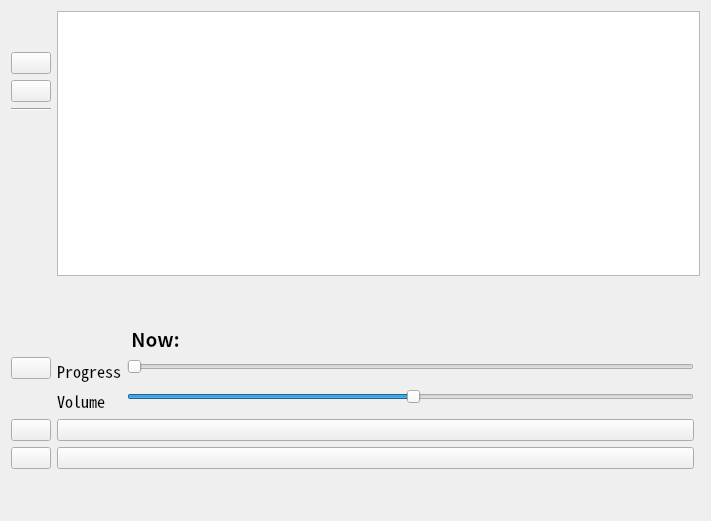
<?xml version="1.0" encoding="UTF-8"?>
<ui version="4.0">
 <class>MP3</class>
 <widget class="QWidget" name="MP3">
  <property name="geometry">
   <rect>
    <x>0</x>
    <y>0</y>
    <width>711</width>
    <height>521</height>
   </rect>
  </property>
  <property name="windowTitle">
   <string>Form</string>
  </property>
  <layout class="QGridLayout" name="gridLayout">
   <item row="12" column="2">
    <widget class="QPushButton" name="pushButton">
     <property name="text">
      <string/>
     </property>
     <property name="icon">
      <iconset resource="resources.qrc">
       <normaloff>:/icons/icons/home.png</normaloff>:/icons/icons/home.png</iconset>
     </property>
     <property name="iconSize">
      <size>
       <width>50</width>
       <height>50</height>
      </size>
     </property>
    </widget>
   </item>
   <item row="14" column="2">
    <widget class="QLabel" name="playerStatus">
     <property name="font">
      <font>
       <family>Noto Sans Mono CJK TC</family>
       <pointsize>14</pointsize>
      </font>
     </property>
     <property name="text">
      <string/>
     </property>
    </widget>
   </item>
   <item row="0" column="2" rowspan="8" colspan="2">
    <widget class="QTableView" name="playlistView">
     <property name="font">
      <font>
       <family>Noto Sans CJK TC</family>
       <pointsize>16</pointsize>
      </font>
     </property>
    </widget>
   </item>
   <item row="2" column="0">
    <widget class="QPushButton" name="btn_play">
     <property name="text">
      <string/>
     </property>
     <property name="icon">
      <iconset resource="resources.qrc">
       <normaloff>:/icons/icons/control_play.png</normaloff>:/icons/icons/control_play.png</iconset>
     </property>
     <property name="iconSize">
      <size>
       <width>60</width>
       <height>60</height>
      </size>
     </property>
    </widget>
   </item>
   <item row="1" column="0">
    <widget class="QPushButton" name="btn_stop">
     <property name="text">
      <string/>
     </property>
     <property name="icon">
      <iconset resource="resources.qrc">
       <normaloff>:/icons/icons/control_stop.png</normaloff>:/icons/icons/control_stop.png</iconset>
     </property>
     <property name="iconSize">
      <size>
       <width>60</width>
       <height>60</height>
      </size>
     </property>
    </widget>
   </item>
   <item row="12" column="0">
    <widget class="QPushButton" name="btn_previous">
     <property name="text">
      <string/>
     </property>
     <property name="icon">
      <iconset resource="resources.qrc">
       <normaloff>:/icons/icons/control_previous.png</normaloff>:/icons/icons/control_previous.png</iconset>
     </property>
     <property name="iconSize">
      <size>
       <width>60</width>
       <height>60</height>
      </size>
     </property>
    </widget>
   </item>
   <item row="9" column="2">
    <layout class="QFormLayout" name="formLayout">
     <item row="2" column="0">
      <widget class="QLabel" name="label">
       <property name="font">
        <font>
         <family>Noto Sans Mono CJK TC</family>
         <pointsize>12</pointsize>
        </font>
       </property>
       <property name="text">
        <string>Progress</string>
       </property>
      </widget>
     </item>
     <item row="2" column="1">
      <widget class="QSlider" name="sliderProgress">
       <property name="orientation">
        <enum>Qt::Horizontal</enum>
       </property>
      </widget>
     </item>
     <item row="3" column="0">
      <widget class="QLabel" name="label_2">
       <property name="font">
        <font>
         <family>Noto Sans Mono CJK TC</family>
         <pointsize>12</pointsize>
        </font>
       </property>
       <property name="text">
        <string>Volume</string>
       </property>
      </widget>
     </item>
     <item row="3" column="1">
      <widget class="QSlider" name="sliderVolume">
       <property name="value">
        <number>50</number>
       </property>
       <property name="orientation">
        <enum>Qt::Horizontal</enum>
       </property>
      </widget>
     </item>
     <item row="1" column="1">
      <widget class="QLabel" name="label_3">
       <property name="font">
        <font>
         <family>Noto Sans CJK TC</family>
         <pointsize>14</pointsize>
         <weight>75</weight>
         <bold>true</bold>
        </font>
       </property>
       <property name="text">
        <string> Now:</string>
       </property>
      </widget>
     </item>
    </layout>
   </item>
   <item row="8" column="2" colspan="2">
    <widget class="QLabel" name="currentTrack">
     <property name="font">
      <font>
       <family>Noto Sans CJK TC</family>
       <pointsize>14</pointsize>
       <weight>75</weight>
       <bold>true</bold>
      </font>
     </property>
     <property name="text">
      <string/>
     </property>
    </widget>
   </item>
   <item row="3" column="0">
    <widget class="Line" name="line">
     <property name="orientation">
      <enum>Qt::Horizontal</enum>
     </property>
    </widget>
   </item>
   <item row="11" column="0">
    <widget class="QPushButton" name="btn_next">
     <property name="text">
      <string/>
     </property>
     <property name="icon">
      <iconset resource="resources.qrc">
       <normaloff>:/icons/icons/control_next.png</normaloff>:/icons/icons/control_next.png</iconset>
     </property>
     <property name="iconSize">
      <size>
       <width>60</width>
       <height>60</height>
      </size>
     </property>
    </widget>
   </item>
   <item row="9" column="0">
    <widget class="QPushButton" name="btn_pause">
     <property name="text">
      <string/>
     </property>
     <property name="icon">
      <iconset resource="resources.qrc">
       <normaloff>:/icons/icons/control_pause.png</normaloff>:/icons/icons/control_pause.png</iconset>
     </property>
     <property name="iconSize">
      <size>
       <width>60</width>
       <height>60</height>
      </size>
     </property>
    </widget>
   </item>
   <item row="11" column="2">
    <widget class="QPushButton" name="btn_folder">
     <property name="text">
      <string/>
     </property>
     <property name="icon">
      <iconset resource="resources.qrc">
       <normaloff>:/icons/icons/control_folder.png</normaloff>:/icons/icons/control_folder.png</iconset>
     </property>
     <property name="iconSize">
      <size>
       <width>60</width>
       <height>60</height>
      </size>
     </property>
    </widget>
   </item>
  </layout>
 </widget>
 <resources>
  <include location="resources.qrc"/>
 </resources>
 <connections/>
</ui>
